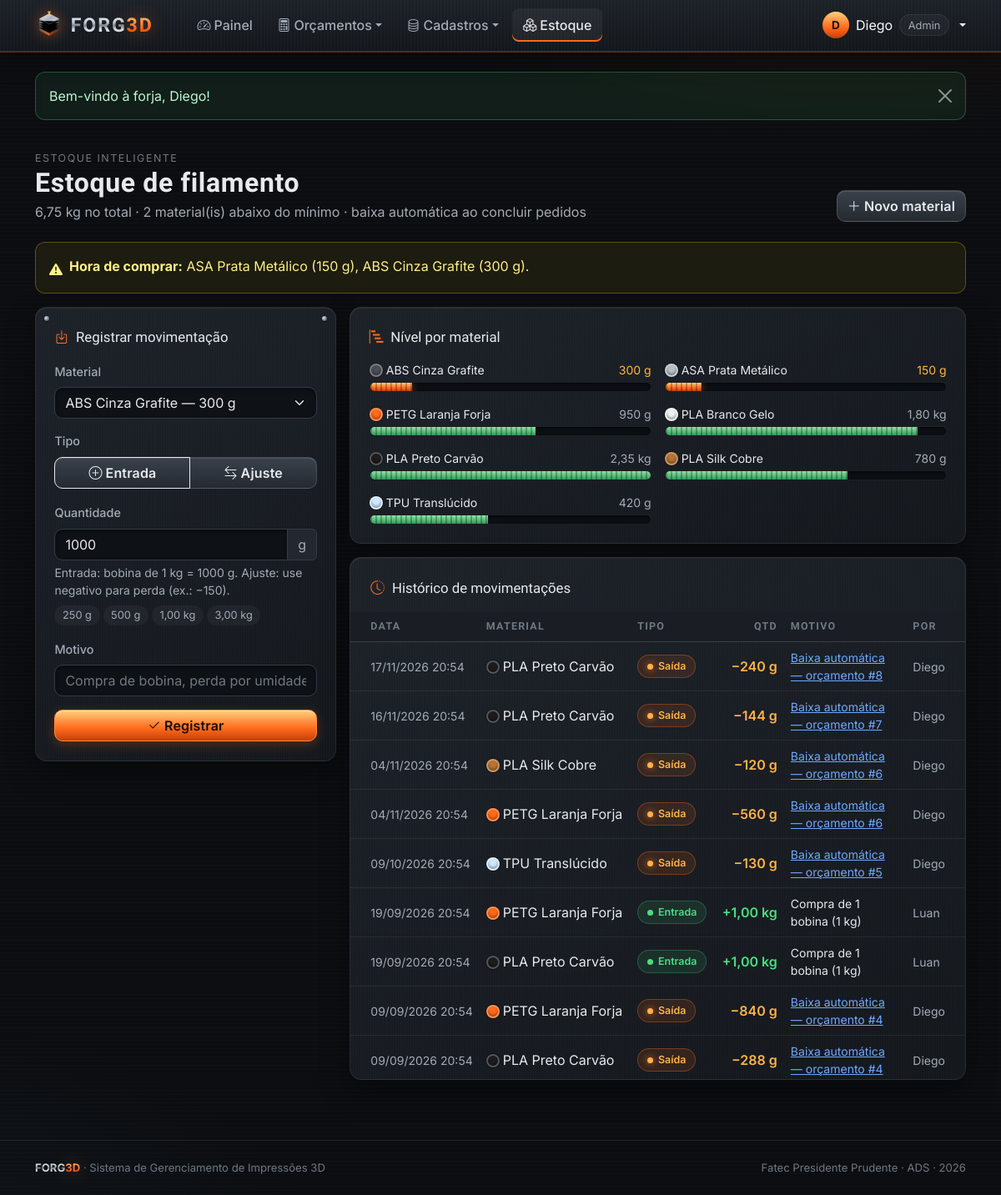
Page /view/estoque.php (signed in) on the earlier database version.
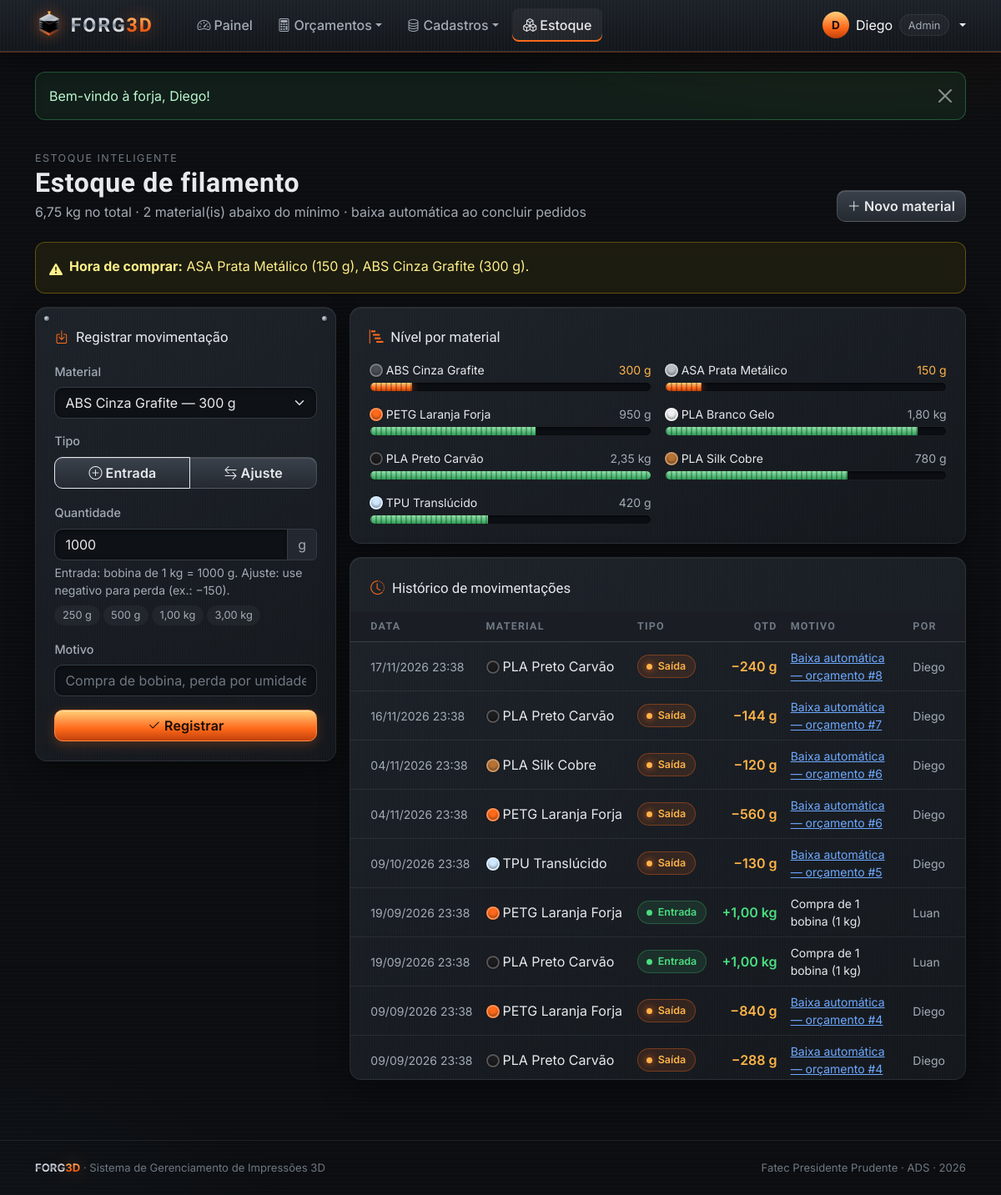
Same page on the later database version.
### tables this page shows
CREATE TABLE materiais (
  id               INT AUTO_INCREMENT PRIMARY KEY,
  tipo             VARCHAR(30)  NOT NULL,
  marca            VARCHAR(60)  NOT NULL,
  cor              VARCHAR(40)  NOT NULL,
  cor_hex          CHAR(7)      NOT NULL DEFAULT '#888888',
  diametro         DECIMAL(4,2) NOT NULL DEFAULT 1.75,
  preco_kg         DECIMAL(8,2) NOT NULL,
  estoque_g        DECIMAL(10,2) NOT NULL DEFAULT 0,
  estoque_minimo_g DECIMAL(10,2) NOT NULL DEFAULT 300,
  criado_em        DATETIME NOT NULL DEFAULT CURRENT_TIMESTAMP
);

CREATE TABLE movimentacoes_estoque (
  id           INT AUTO_INCREMENT PRIMARY KEY,
  material_id  INT NOT NULL,
  tipo         ENUM('entrada','saida','ajuste') NOT NULL,
  quantidade_g DECIMAL(10,2) NOT NULL,
  motivo       VARCHAR(150),
  orcamento_id INT NULL,
  usuario_id   INT NULL,
  criado_em    DATETIME NOT NULL DEFAULT CURRENT_TIMESTAMP,
  FOREIGN KEY (material_id)  REFERENCES materiais(id)  ON DELETE RESTRICT,
  FOREIGN KEY (orcamento_id) REFERENCES orcamentos(id) ON DELETE SET NULL,
  FOREIGN KEY (usuario_id)   REFERENCES usuarios(id)   ON DELETE SET NULL
);

CREATE TABLE usuarios (
  id        INT AUTO_INCREMENT PRIMARY KEY,
  nome      VARCHAR(100) NOT NULL,
  email     VARCHAR(120) NOT NULL UNIQUE,
  senha     VARCHAR(255) NOT NULL,
  nivel     ENUM('admin','operador') NOT NULL DEFAULT 'operador',
  ativo     TINYINT(1) NOT NULL DEFAULT 1,
  criado_em DATETIME NOT NULL DEFAULT CURRENT_TIMESTAMP
);

### processamento/sessao.php (called while the page is built, shortened)
<?php
require_once __DIR__ . '/funcoesBD.php';
function usuarioLogado(): ?array
{
    return $_SESSION['usuario'] ?? null;
}
function pegarAviso(): ?array
{
    $a = $_SESSION['aviso'] ?? null;
    return $a;
}

### processamento/funcoesBD.php (called while the page is built, shortened)
<?php
function conectar(): PDO
{
    static $pdo = null;
    if ($pdo === null) {
        $dsn = 'mysql:host=' . DB_HOST . ';dbname=' . DB_NOME . ';charset=utf8mb4';
        try {
            $pdo = new PDO($dsn, DB_USUARIO, DB_SENHA, [
                PDO::ATTR_ERRMODE            => PDO::ERRMODE_EXCEPTION,
                PDO::ATTR_DEFAULT_FETCH_MODE => PDO::FETCH_ASSOC,
                PDO::ATTR_EMULATE_PREPARES   => false,
            ]);
        } catch (PDOException $e) {
            http_response_code(500);
            die('<h3 style="font-family:sans-serif">Não foi possível conectar ao banco "' . DB_NOME
                . '". Verifique se o MySQL do XAMPP está ligado e se o arquivo banco/forg3d.sql foi importado no phpMyAdmin.</h3>');
        }
    }
    return $pdo;
}
function consultar(string $sql, array $params = []): array
{
    $st = conectar()->prepare($sql);
    $st->execute($params);
    return $st->fetchAll();
}
function listarMateriais(string $busca = ''): array
{
    return consultar('SELECT * FROM materiais WHERE tipo LIKE ? OR marca LIKE ? OR cor LIKE ?
                      ORDER BY tipo, marca, cor', ["%$busca%", "%$busca%", "%$busca%"]);
}
function listarMovimentacoes(int $limite = 40): array
{
    return consultar('SELECT mv.*, m.tipo AS material_tipo, m.cor, m.cor_hex, m.marca, u.nome AS usuario_nome
                      FROM movimentacoes_estoque mv
                      JOIN materiais m ON m.id = mv.material_id
                      LEFT JOIN usuarios u ON u.id = mv.usuario_id
                      ORDER BY mv.criado_em DESC, mv.id DESC LIMIT ' . (int) $limite);
}
function materiaisEmAlerta(): array
{
    return consultar('SELECT * FROM materiais WHERE estoque_g <= estoque_minimo_g ORDER BY (estoque_g / NULLIF(estoque_minimo_g,0))');
}
function h($texto): string
{
    return htmlspecialchars((string) $texto, ENT_QUOTES, 'UTF-8');
}
function gramas($valor): string
{
    $v = (float) $valor;
    return $v >= 1000 ? number_format($v / 1000, 2, ',', '.') . ' kg' : number_format($v, 0, ',', '.') . ' g';
}
function dataBR($data, bool $hora = false): string
{
    return date($hora ? 'd/m/Y H:i' : 'd/m/Y', strtotime($data));
}

### view/estoque.php (the view, shortened to what this page needs)
<?php
require_once '../processamento/sessao.php';
$materiais = listarMateriais();
$alertas = materiaisEmAlerta();
$movs = listarMovimentacoes(40);
$totalG = array_sum(array_column($materiais, 'estoque_g'));
$pagina = 'estoque';
require 'includes/topo.php';
?>
<div class="f-cabecalho">
    <div>
        <span class="f-mini">Estoque inteligente</span>
        <h1>Estoque de filamento</h1>
        <p><?= gramas($totalG) ?> no total · <?= count($alertas) ?> material(is) abaixo do mínimo · baixa automática ao concluir pedidos</p>
    </div>
    <a href="cadastroMaterial.php" class="btn btn-aco"><i class="bi bi-plus-lg me-1"></i>Novo material</a>
</div>
<?php if ($alertas): ?>
<div class="alert alert-warning d-flex gap-2 align-items-start">
    <i class="bi bi-exclamation-triangle-fill mt-1"></i>
    <div><strong>Hora de comprar:</strong>
        <?= implode(', ', array_map(fn($m) => h($m['tipo'] . ' ' . $m['cor']) . ' (' . gramas($m['estoque_g']) . ')', $alertas)) ?>.
    </div>
</div>
<?php endif; ?>
<div class="row g-3">
    <div class="col-lg-4">
        <form class="f-card f-rebites" action="../processamento/processamento.php" method="POST">
            <div class="f-card-titulo"><i class="bi bi-box-arrow-in-down"></i>Registrar movimentação</div>
            <div class="mb-3">
                <label class="form-label" for="material_id">Material</label>
                <select class="form-select" id="material_id" name="material_id" required>
                    <?php foreach ($materiais as $m): ?>
                        <option value="<?= $m['id'] ?>"><?= h($m['tipo'] . ' ' . $m['cor']) ?> — <?= gramas($m['estoque_g']) ?></option>
                    <?php endforeach; ?>
                </select>
            </div>
            <div class="mb-3">
                <label class="form-label d-block">Tipo</label>
                <div class="btn-group w-100" role="group">
                    <label class="btn btn-aco" for="tipoEntrada"><i class="bi bi-plus-circle me-1"></i>Entrada</label>
                    <label class="btn btn-aco" for="tipoAjuste"><i class="bi bi-arrow-left-right me-1"></i>Ajuste</label>
                </div>
            </div>
            <div class="mb-2">
                <label class="form-label" for="quantidade_g">Quantidade</label>
                <div class="input-group">
                    <input type="number" step="1" class="form-control" id="quantidade_g" name="quantidade_g" required value="1000">
                    <span class="input-group-text">g</span>
                </div>
                <div class="form-text">Entrada: bobina de 1 kg = 1000 g. Ajuste: use negativo para perda (ex.: −150).</div>
            </div>
            <div class="d-flex flex-wrap gap-1 mb-3">
                <?php foreach ([250, 500, 1000, 3000] as $g): ?>
                    <button type="button" class="f-chip border-0" data-preencher="#quantidade_g" data-valor="<?= $g ?>"><?= gramas($g) ?></button>
                <?php endforeach; ?>
            </div>
            <div class="mb-3">
                <label class="form-label" for="motivo">Motivo</label>
                <input class="form-control" id="motivo" name="motivo" maxlength="150" placeholder="Compra de bobina, perda por umidade...">
            </div>
            <button class="btn btn-forja w-100" type="submit"><i class="bi bi-check2 me-1"></i>Registrar</button>
        </form>
    </div>
    <div class="col-lg-8">
        <div class="f-card mb-3">
            <div class="f-card-titulo"><i class="bi bi-bar-chart-steps"></i>Nível por material</div>
            <div class="row g-3">
                <?php foreach ($materiais as $m):
                    $pct = min(100, $m['estoque_g'] / max(1, $m['estoque_minimo_g'] * 4) * 100);
                    $classe = $m['estoque_g'] <= $m['estoque_minimo_g'] ? ($m['estoque_g'] < $m['estoque_minimo_g'] / 2 ? 'f-critico' : 'f-baixo') : ''; ?>
                    <div class="col-md-6">
                        <div class="d-flex justify-content-between small mb-1">
                            <span><span class="f-cor me-1" style="background:<?= h($m['cor_hex']) ?>"></span><?= h($m['tipo'] . ' ' . $m['cor']) ?></span>
                            <span class="<?= $classe ? '' : 'f-muted' ?>" <?= $classe ? 'style="color:var(--f-brasa-2)"' : '' ?>><?= gramas($m['estoque_g']) ?></span>
                        </div>
                        <div class="f-camadas <?= $classe ?>"><span style="width:<?= round($pct) ?>%"></span></div>
                    </div>
                <?php endforeach; ?>
            </div>
        </div>
        <div class="f-card p-0 overflow-hidden">
            <div class="f-card-titulo px-4 pt-4"><i class="bi bi-clock-history"></i>Histórico de movimentações</div>
            <div class="table-responsive f-rolagem">
                <table class="table f-tabela table-hover f-tab-historico">
                    <thead><tr><th class="ps-4">Data</th><th>Material</th><th>Tipo</th><th class="text-end">Qtd</th><th>Motivo</th><th class="pe-4">Por</th></tr></thead>
                    <tbody>
                    <?php foreach ($movs as $mv): ?>
                        <tr>
                            <td class="ps-4 small f-muted text-nowrap"><?= dataBR($mv['criado_em'], true) ?></td>
                            <td class="text-nowrap"><span class="f-cor me-1" style="background:<?= h($mv['cor_hex']) ?>"></span><?= h($mv['material_tipo'] . ' ' . $mv['cor']) ?></td>
                            <td><?= ['entrada' => '<span class="f-status f-status-concluido">Entrada</span>', 'saida' => '<span class="f-status f-status-em_producao">Saída</span>', 'ajuste' => '<span class="f-status f-status-aprovado">Ajuste</span>'][$mv['tipo']] ?></td>
                            <td class="text-end fw-semibold text-nowrap" style="color:<?= $mv['quantidade_g'] >= 0 ? 'var(--f-verde)' : 'var(--f-brasa-2)' ?>">
                                <?= ($mv['quantidade_g'] >= 0 ? '+' : '−') . gramas(abs($mv['quantidade_g'])) ?>
                            </td>
                            <td class="small">
                                <?php if ($mv['orcamento_id']): ?>
                                    <a href="detalheOrcamento.php?id=<?= $mv['orcamento_id'] ?>"><?= h($mv['motivo']) ?></a>
                                <?php else: ?><?= h($mv['motivo']) ?><?php endif; ?>
                            </td>
                            <td class="pe-4 small f-muted"><?= h(explode(' ', $mv['usuario_nome'] ?? '—')[0]) ?></td>
                        </tr>
                    <?php endforeach; ?>
                    </tbody>
                </table>
            </div>
        </div>
    </div>
</div>
<?php require 'includes/rodape.php'; ?>

### view/includes/topo.php (shortened to what this page needs)
<?php
$pagina  = $pagina ?? '';
$semMenu = $semMenu ?? false;
$u = usuarioLogado();
$aviso = pegarAviso();
function ativo(string $item, string $pagina): string
{
    return $item === $pagina ? ' active' : '';
}
?>
<!DOCTYPE html>
<html lang="pt-BR" data-bs-theme="dark">
<head>
    <link rel="stylesheet" href="https://cdn.jsdelivr.net/npm/bootstrap@5.3.3/dist/css/bootstrap.min.css">
    <link rel="stylesheet" href="https://cdn.jsdelivr.net/npm/bootstrap-icons@1.11.3/font/bootstrap-icons.min.css">
    <link rel="stylesheet" href="../css/forg3d.css">
</head>
<body<?= $semMenu ? ' class="f-login-pagina"' : '' ?>>
<?php if (!$semMenu && $u): ?>
<nav class="navbar navbar-expand-lg f-navbar sticky-top">
    <div class="container-xl">
        <a class="f-logo navbar-brand" href="home.php">
            <img src="../img/logo.svg" alt="">
            <span><span class="f-texto-aco">FORG</span><span class="f-texto-brasa">3D</span></span>
        </a>
        <div class="collapse navbar-collapse" id="menu">
            <ul class="navbar-nav me-auto ms-lg-4 gap-lg-1">
                <li class="nav-item"><a class="nav-link<?= ativo('home', $pagina) ?>" href="home.php"><i class="bi bi-speedometer2 me-1"></i>Painel</a></li>
                <li class="nav-item dropdown">
                    <a class="nav-link dropdown-toggle<?= ativo('orcamentos', $pagina) ?>" href="#" data-bs-toggle="dropdown"><i class="bi bi-calculator me-1"></i>Orçamentos</a>
                </li>
                <li class="nav-item dropdown">
                    <a class="nav-link dropdown-toggle<?= ativo('cadastros', $pagina) ?>" href="#" data-bs-toggle="dropdown"><i class="bi bi-database me-1"></i>Cadastros</a>
                </li>
                <li class="nav-item"><a class="nav-link<?= ativo('estoque', $pagina) ?>" href="estoque.php"><i class="bi bi-boxes me-1"></i>Estoque</a></li>
            </ul>
            <div class="dropdown">
                <a href="#" class="d-flex align-items-center gap-2 text-decoration-none dropdown-toggle text-light" data-bs-toggle="dropdown">
                    <span class="f-avatar"><?= h(mb_strtoupper(mb_substr($u['nome'], 0, 1))) ?></span>
                    <span class="d-none d-md-inline"><?= h(explode(' ', $u['nome'])[0]) ?></span>
                    <span class="f-chip d-none d-md-inline-flex"><?= $u['nivel'] === 'admin' ? 'Admin' : 'Operador' ?></span>
                </a>
            </div>
        </div>
    </div>
</nav>
<?php endif; ?>
<main class="<?= $semMenu ? 'f-login-caixa' : 'container-xl pb-4' ?>">
<?php if ($aviso): ?>
    <div class="alert alert-<?= h($aviso['tipo']) ?> alert-dismissible f-flash <?= $semMenu ? 'mb-3' : 'mt-4 mb-0' ?>" role="alert">
        <?= h($aviso['texto']) ?>
        <button type="button" class="btn-close" data-bs-dismiss="alert" aria-label="Fechar"></button>
    </div>
<?php endif; ?>

### view/includes/rodape.php (shortened to what this page needs)
</main>
<footer class="f-rodape">
    <div class="container-xl d-flex flex-wrap justify-content-between gap-2">
        <span><strong class="f-texto-aco">FORG</strong><strong class="f-texto-brasa">3D</strong> · Sistema de Gerenciamento de Impressões 3D</span>
        <span>Fatec Presidente Prudente · ADS · <?= date('Y') ?></span>
    </div>
</footer>
</body>
</html>

Differences in the rows shown:
changed movimentacoes_estoque "Baixa automática — orçamento #8": criado_em "17/11/2026 20:54" → "17/11/2026 23:38"
changed movimentacoes_estoque "Baixa automática — orçamento #7": criado_em "16/11/2026 20:54" → "16/11/2026 23:38"
changed movimentacoes_estoque "PLA Silk Cobre": criado_em "04/11/2026 20:54" → "04/11/2026 23:38"
changed movimentacoes_estoque (number 4 of 9 on the later page): criado_em "04/11/2026 20:54" → "04/11/2026 23:38"
changed movimentacoes_estoque "Baixa automática — orçamento #5": criado_em "09/10/2026 20:54" → "09/10/2026 23:38"
changed movimentacoes_estoque (number 6 of 9 on the later page): criado_em "19/09/2026 20:54" → "19/09/2026 23:38"
changed movimentacoes_estoque (number 7 of 9 on the later page): criado_em "19/09/2026 20:54" → "19/09/2026 23:38"
changed movimentacoes_estoque (number 8 of 9 on the later page): criado_em "09/09/2026 20:54" → "09/09/2026 23:38"
changed movimentacoes_estoque (number 9 of 9 on the later page): criado_em "09/09/2026 20:54" → "09/09/2026 23:38"
